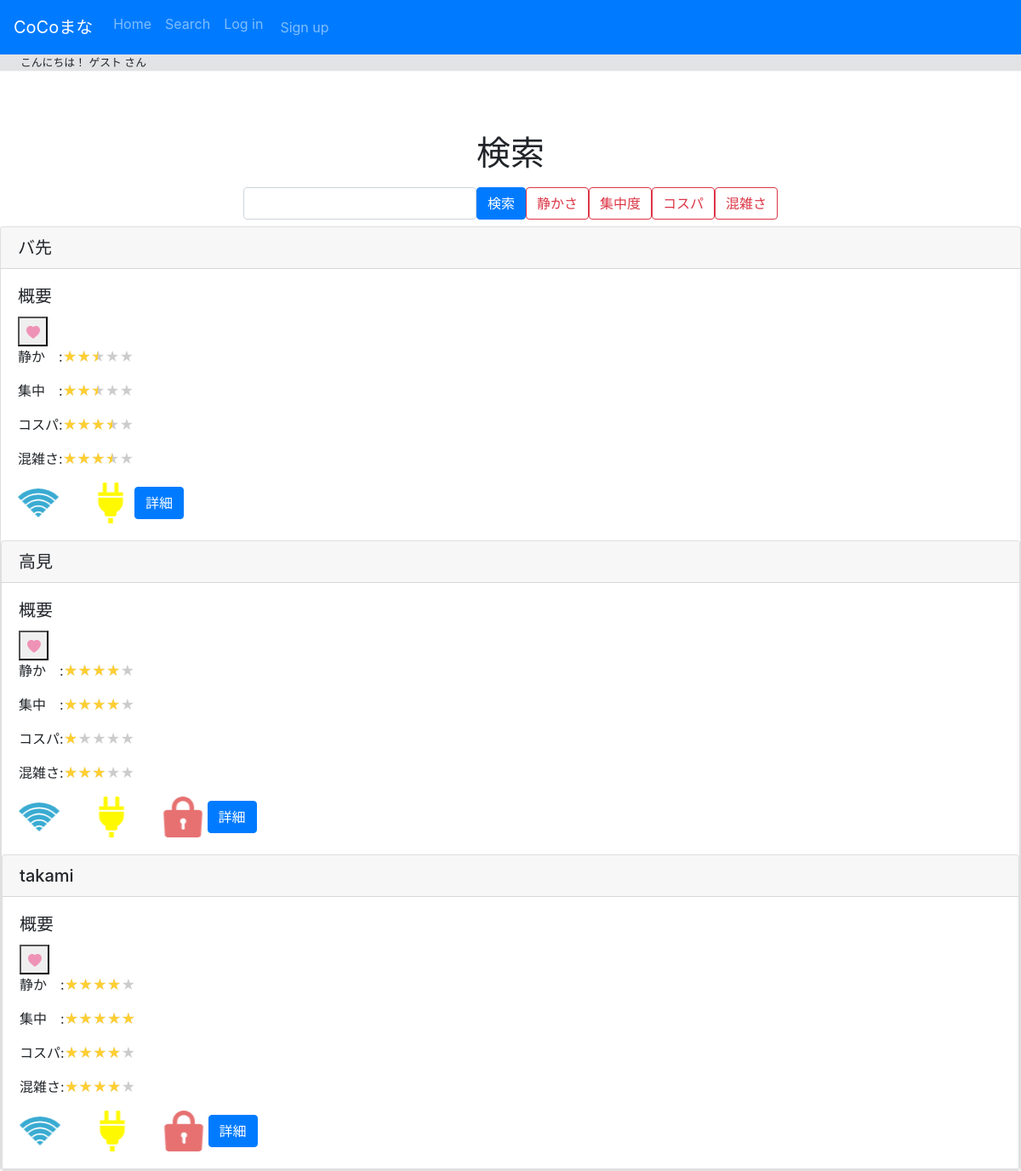
The app's page /search/, older data.
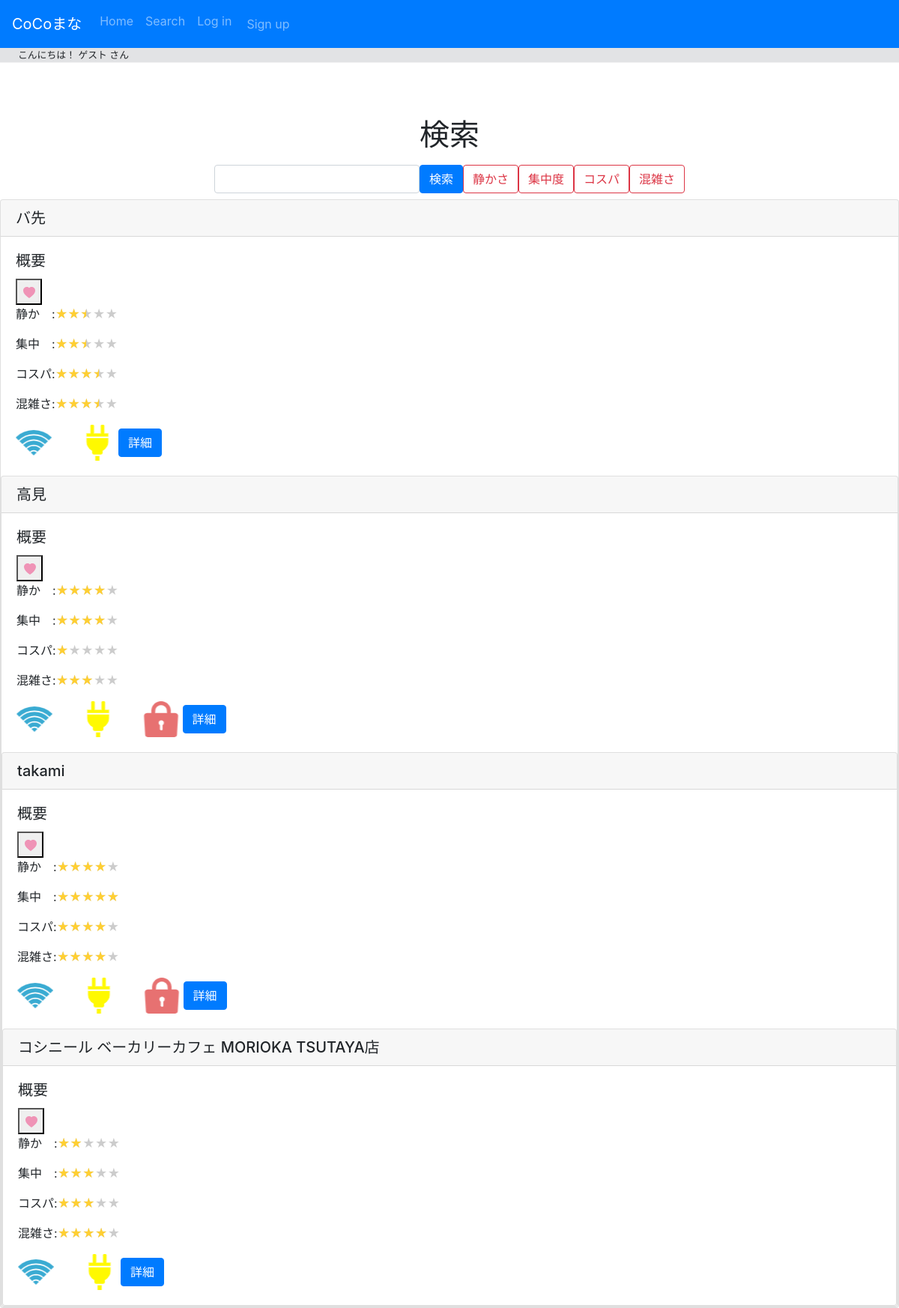
The same page, newer data.
### users/models.py (models this page shows)
class Places(models.Model): #ok
    place_id = models.IntegerField(primary_key=True)
    place_name = models.TextField(max_length=50)
    open_time = models.TimeField(null=True, blank=True)
    close_time = models.TimeField(null=True, blank=True)
    prefecture = models.TextField(max_length=5) #都道府県
    municipal = models.TextField(max_length=50) #市区町村
    place_address = models.TextField(max_length=50) #残り
    wifi = models.BooleanField()
    charge = models.BooleanField()
    personal_space = models.BooleanField()
    place_cost = models.PositiveIntegerField(null=True, blank=True)
    place_category = models.IntegerField(validators=[MinValueValidator(1), MaxValueValidator(5)]) #1:cafe, 2:コワーキングスペース, 3:food(マックとか), 4:図書館, 5:その他

### search/views.py (the view, shortened to what this page needs)
# urls.py: path("", views.index, name="index"),
def index(request):
     queries = request.GET.get('q')
     evals = Evals.objects.all()
     place_evals = Evals.objects.all().values('place_id_id').annotate(avg_silence=Avg('silence')).annotate(avg_concentrations=Avg('concentrations')).annotate(avg_cost_pafo=Avg('cost_pafo')).annotate(avg_conges=Avg('conges'))
     action = request.GET.get('action')
     if action == "silence":
         place_evals = Evals.objects.all().values('place_id_id').annotate(avg_silence=Avg('silence')).annotate(avg_concentrations=Avg('concentrations')).annotate(avg_cost_pafo=Avg('cost_pafo')).annotate(avg_conges=Avg('conges')).order_by('-avg_silence')
         print(place_evals)
     elif action == "concentrations":
         place_evals = Evals.objects.all().values('place_id_id').annotate(avg_silence=Avg('silence')).annotate(avg_concentrations=Avg('concentrations')).annotate(avg_cost_pafo=Avg('cost_pafo')).annotate(avg_conges=Avg('conges')).order_by('-avg_concentrations')
     elif action == "cost_pafo":
         place_evals = Evals.objects.all().values('place_id_id').annotate(avg_silence=Avg('silence')).annotate(avg_concentrations=Avg('concentrations')).annotate(avg_cost_pafo=Avg('cost_pafo')).annotate(avg_conges=Avg('conges')).order_by('-avg_cost_pafo')
     elif action == "conges":
         place_evals = Evals.objects.all().values('place_id_id').annotate(avg_silence=Avg('silence')).annotate(avg_concentrations=Avg('concentrations')).annotate(avg_cost_pafo=Avg('cost_pafo')).annotate(avg_conges=Avg('conges')).order_by('-avg_conges')
     else:
         evals = Evals.objects.all()
     places = Places.objects.all()
     place_list =[]
     for eval in evals:
         for place in places:
             if eval == place:
                 place_list.append(place)
     print(f"a{place_list}")
     if queries:
         if " " in queries or "　" in queries:
             queries = queries.split()
             for query in queries:
                places.append = places.filter(
                    Q(place_name__icontains=query)|
                    Q(wifi__icontains=query)|
                    Q(personal_space__icontains=query)|
                    Q(prefecture__icontains=query)|
                    Q(municipal__icontains=query)|
                    Q(place_address__icontains=query)
                    ).distinct()
         else:
             query = queries
             print(query)
             places = places.filter(
                 Q(place_name__icontains=query)|
                 Q(wifi__icontains=query)|
                 Q(personal_space__icontains=query)|
                 Q(prefecture__icontains=query)|
                 Q(municipal__icontains=query)|
                 Q(place_address__icontains=query)
                 ).distinct()
             print(places)
     else:
         query = queries
         places = Places.objects.all().order_by()
     place_id = Places.objects.values('place_id')
     print(Places.objects.values('place_id'))
     print(f"静か：{place_evals}")
     if request.user.is_anonymous:
        return render(request, "search/index.html", {
            'places': places, 'query': query,
            'evals': place_evals,
        })

### search/templates/search/index.html (shortened to what this page needs)
{% extends 'layout_users.html' %}
{% load static %}
{% block  content %}
<link rel="stylesheet" href="{% static 'search/styles.css' %}">
<h1 class="mt-5 pt-4 text-center">検索</h1>
<div class="d-flex justify-content-center">
  <form class="form-inline my-2" method="GET" action="{% url 'search:index' %}">
    <input type="text" class="form-control" name="q" value="{{request.GET.q}}">
    <button type="submit" value="q" class="btn btn-primary" style="display: inline-block;">検索</button>
    <button type="submit" value="silence" name="action" class="btn btn-outline-danger">静かさ</button>
    <button type="submit" value="concentrations" name="action" class="btn btn-outline-danger">集中度</button>
    <button type="submit" value="cost_pafo" name="action" class="btn btn-outline-danger">コスパ</button>
    <button type="submit" value="conges" name="action" class="btn btn-outline-danger">混雑さ</button>
  </form>
</div>
{% for eval in evals %}
{% for place in places %}
{% if place.place_id == eval.place_id_id %}
<div class="card">
    <h5 class="card-header">{{ place.place_name }}</h5>
    <div class="card-body">
      <h5 class="card-title">概要</h5>
      <form method="post" action="{% url 'search:favorite' place.pk %}">
        {% if place.place_id in favos %}
          <button type="submit" name="button" onClick="window.alert('削除しました。')"><svg xmlns="http://www.w3.org/2000/svg" width="16" height="16" fill="currentColor" class="bi bi-heart-fill" viewBox="0 0 16 16">
            <path fill-rule="evenodd" d="M8 1.314C12.438-3.248 23.534 4.735 8 15-7.534 4.736 3.562-3.248 8 1.314z"/></svg></button>
          {% csrf_token %}
        {% else %}
        <button type="submit" name="button" style="color: #EF93B6; width: 35px; height: 35px;" onClick="window.alert('お気に入りに追加しました。')"><svg xmlns="http://www.w3.org/2000/svg" width="16" height="16" fill="currentColor" class="bi bi-heart-fill" viewBox="0 0 16 16">
          <path fill-rule="evenodd" d="M8 1.314C12.438-3.248 23.534 4.735 8 15-7.534 4.736 3.562-3.248 8 1.314z"/></svg></button>
        {% endif %}
    </form>
      <div>
        <p>静か　:<span class="star5_rating" data-rate="{{ eval.avg_silence|floatformat }}"></span></p>
        <p>集中　:<span class="star5_rating" data-rate="{{ eval.avg_concentrations|floatformat }}"></span></p>
        <p>コスパ:<span class="star5_rating" data-rate="{{ eval.avg_cost_pafo|floatformat }}"></span></p>
        <p>混雑さ:<span class="star5_rating" data-rate="{{ eval.avg_conges|floatformat }}"></span></p>
      </div>
      {% if place.wifi %}
            <img src="{% static 'search/wifi.png' %}">
        {% endif %}
        {% if place.charge %}
        　　<img src="{% static 'search/plug.png' %}">
        {% endif %}
        {% if place.personal_space %}
        　　<img src="{% static 'search/key.png' %}">
        {% endif %}
      <a href="{% url 'space:index' placeid=place.place_id %}" class="btn btn-primary">詳細</a>
    </div>
  {% endif %}
  {% endfor %}
  {% endfor %}
</div>
{% endblock %}

### users/templates/layout_users.html (shortened to what this page needs)
<!DOCTYPE html>
<html lang="ja">
  <head>
    <link rel="stylesheet" href="https://stackpath.bootstrapcdn.com/bootstrap/4.1.3/css/bootstrap.min.css"
>
  </head>
  <body>
    <nav class="navbar navbar-expand-md navbar-dark bg-primary">
      <a class="navbar-brand" href="{% url 'map:home' %}">CoCoまな</a>
      <div class="collapse navbar-collapse" id="navbarSupportedContent">
        <ul class="navbar-nav mr-auto">
          <li class="nav-item">
            <a class="nav-link" href="{% url 'map:home' %}">Home</a>
          </li>
          <li class="nav-item">
            <a class="nav-link" href="{% url 'search:index' %}">Search</a>
          </li>
          {% if not user.is_authenticated %}
            <li class="nav-item">
              <a class="nav-link" href="{% url 'users:login' %}">Log in</a>
            </li>
            <li class="nav-item m-1">
              <a class="nav-link" href="{% url 'users:signup' %}">Sign up</a>
            </li>
          {% endif %}
        </ul>
      </div>
    </nav>
    <div class="pl-4 small" style="background-color: #e2e3e5 ; border-bottom: solid 1px #f3f3f3;">
      {% if not user.is_authenticated %}
        こんにちは！ ゲスト さん
      {% else %}
        こんにちは！ {{ user.username }} さん
      {% endif %}
    </div>
    {% block content %}{% endblock %}
  </body>
</html>

### search/static/search/styles.css (style rules this page uses)
.star5_rating { position: relative; z-index: 0; display: inline-block; white-space: nowrap; color: #CCCCCC; }
.star5_rating:before, .star5_rating:after { content: '★★★★★'; }
.star5_rating:after { position: absolute; z-index: 1; top: 0; left: 0; overflow: hidden; white-space: nowrap; color: #ffcf32; }
.star5_rating[data-rate="5"]:after { width: 100%; }
.star5_rating[data-rate="4"]:after { width: 80%; }
.star5_rating[data-rate="3.5"]:after { width: 70%; }
.star5_rating[data-rate="3"]:after { width: 60%; }
.star5_rating[data-rate="2.5"]:after { width: 50%; }
.star5_rating[data-rate="2"]:after { width: 40%; }
.star5_rating[data-rate="1"]:after { width: 20%; }

Row changes from the older to the newer data that the page shows:
added Places: place_name "コシニール ベーカリーカフェ MORIOKA TSUTAYA店", wifi True (drawn), charge True (drawn)
